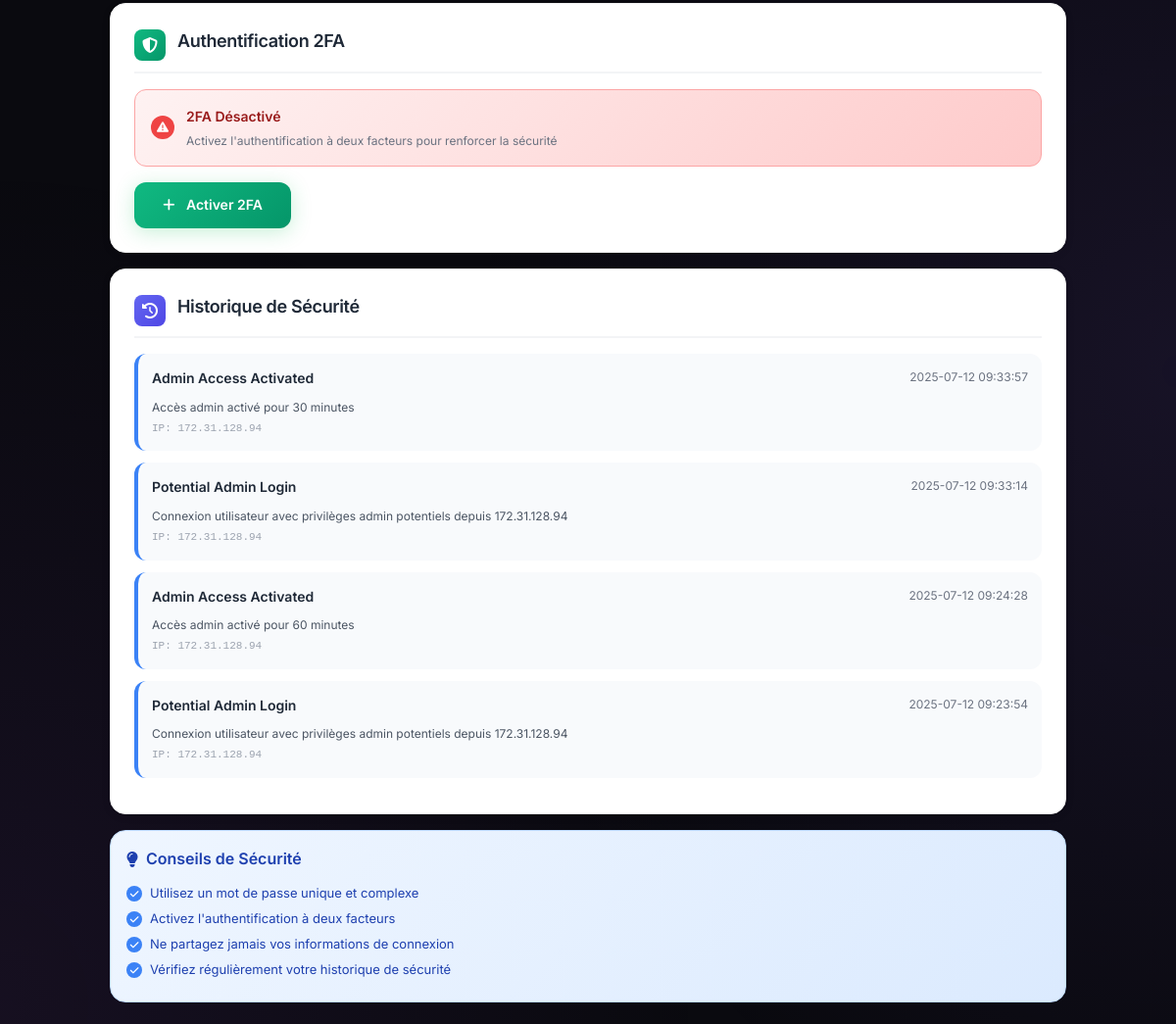
The app's page /security (signed in, middle part), older data.
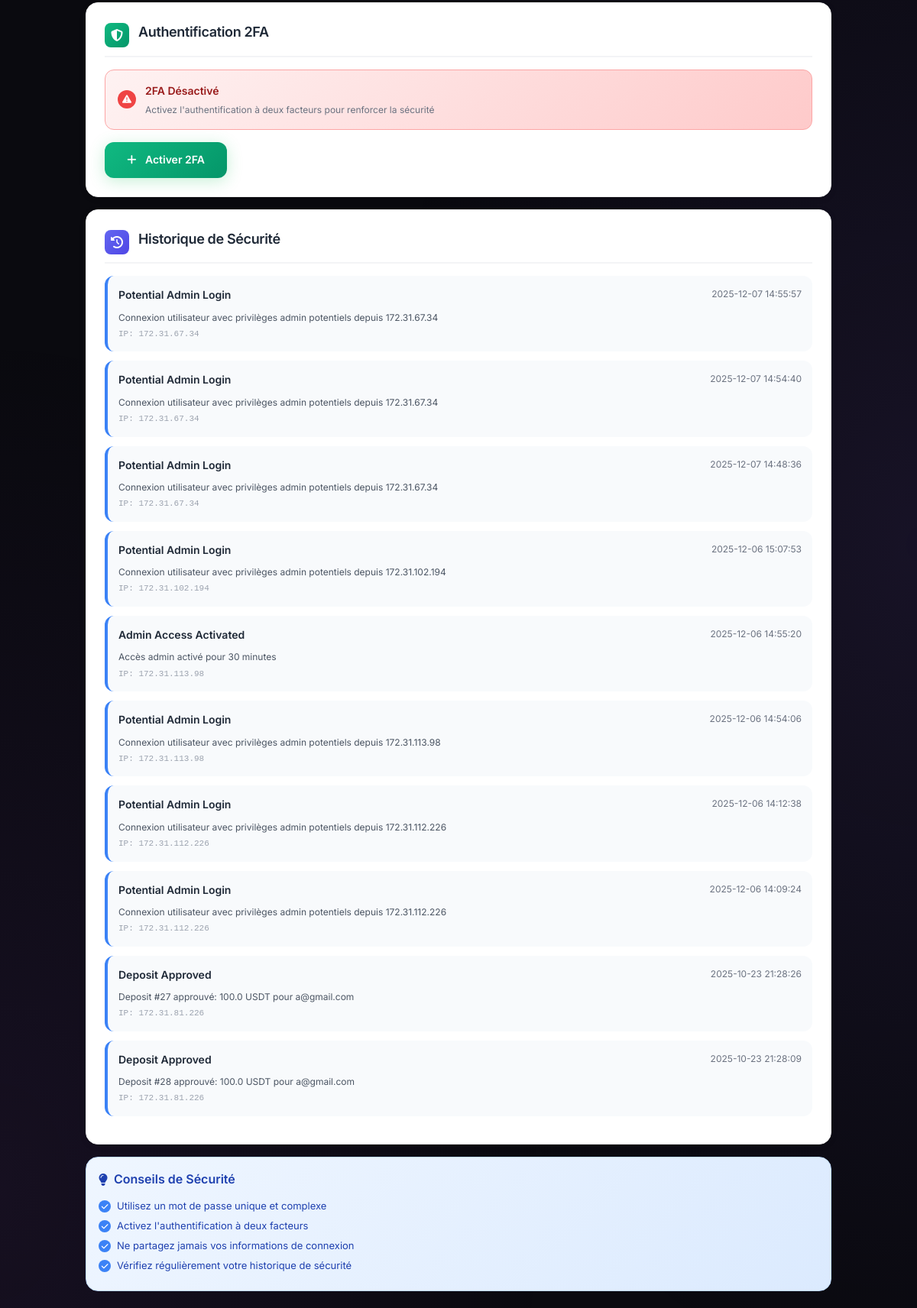
The same page, newer data.
### tables this page shows
CREATE TABLE security_logs (
            id INTEGER PRIMARY KEY AUTOINCREMENT,
            user_id INTEGER NOT NULL,
            action TEXT NOT NULL,
            details TEXT,
            ip_address TEXT,
            user_agent TEXT,
            created_at TIMESTAMP DEFAULT CURRENT_TIMESTAMP,
            FOREIGN KEY (user_id) REFERENCES users (id)
        );

### main.py (the view)
@app.route('/security')
@login_required
def security_settings():
    conn = get_db_connection()
    user = conn.execute('SELECT * FROM users WHERE id = ?', (session['user_id'],)).fetchone()
    try:
        conn.execute('''
            CREATE TABLE IF NOT EXISTS security_logs (
                id INTEGER PRIMARY KEY AUTOINCREMENT,
                user_id INTEGER NOT NULL,
                action TEXT NOT NULL,
                details TEXT,
                ip_address TEXT,
                user_agent TEXT,
                created_at TIMESTAMP DEFAULT CURRENT_TIMESTAMP,
                FOREIGN KEY (user_id) REFERENCES users (id)
            )
        ''')
        conn.commit()
    except Exception as e:
        print(f"Erreur création table security_logs: {e}")
    try:
        security_logs = conn.execute('''
            SELECT * FROM security_logs
            WHERE user_id = ?
            ORDER BY created_at DESC
            LIMIT 10
        ''', (session['user_id'],)).fetchall()
    except Exception as e:
        print(f"Erreur récupération logs: {e}")
        security_logs = []
    conn.close()
    return render_template('security.html', user=user, security_logs=security_logs)

### main.py (called while the page is built, shortened)
def login_required(f):
    @wraps(f)
    def decorated_function(*args, **kwargs):
        if 'user_id' not in session:
            return redirect(url_for('login'))
        return f(*args, **kwargs)
    return decorated_function

def get_db_connection():
    import time
    max_retries = 5
    for attempt in range(max_retries):
        try:
            conn = sqlite3.connect(DATABASE, timeout=60.0)
            conn.row_factory = sqlite3.Row
            conn.execute('PRAGMA journal_mode=WAL;')
            conn.execute('PRAGMA busy_timeout=60000;')  # 60 seconds timeout
            conn.execute('PRAGMA synchronous=NORMAL;')  # Better performance
            conn.execute('PRAGMA cache_size=10000;')     # Larger cache
            conn.execute('PRAGMA temp_store=memory;')    # Use memory for temp
            return conn
        except Exception as e:
            print(f"❌ Unexpected database error: {e}")
            raise e
    return conn

### templates/security.html (shortened to what the changed rows need)
{% extends "base.html" %}
{% block content %}
<div class="security-container">
    <div class="security-card">
        <div class="section-header">
            <h2 class="section-title">Authentification 2FA</h2>
        </div>
    </div>
    <div class="security-card">
        <div class="section-header">
            <h2 class="section-title">Historique de Sécurité</h2>
        </div>
        {% if security_logs %}
        <div>
            {% for log in security_logs %}
            <div class="log-item">
                <div class="log-header">
                    <div class="log-action">{{ log.action.replace('_', ' ').title() }}</div>
                    <div class="log-time">{{ log.created_at[:19].replace('T', ' ') if log.created_at else 'N/A' }}</div>
                </div>
                {% if log.details %}
                <div class="log-details">{{ log.details }}</div>
                {% endif %}
                {% if log.ip_address %}
                <div class="log-ip">IP: {{ log.ip_address }}</div>
                {% endif %}
            </div>
            {% endfor %}
        </div>
        {% else %}
        <div style="text-align: center; padding: 2rem; color: #6b7280;">
            <i class="fas fa-info-circle" style="font-size: 2rem; margin-bottom: 0.5rem; opacity: 0.5;"></i>
            <p>Aucun événement de sécurité enregistré</p>
        </div>
        {% endif %}
    </div>
</div>
{% endblock %}

Row changes from the older to the newer data that the page shows:
no longer on this page (row unchanged): security_logs: action.replace "Admin Access Activated", created_at "2025-07-12 09:33:57", details "Accès admin activé pour 30 minutes", ip_address "172.31.128.94"
no longer on this page (row unchanged): security_logs: action.replace "Potential Admin Login", created_at "2025-07-12 09:33:14", details "Connexion utilisateur avec privilèges admin potentiels depuis 172.31.128.94", ip_address "172.31.128.94"
no longer on this page (row unchanged): security_logs: action.replace "Admin Access Activated", created_at "2025-07-12 09:24:28", details "Accès admin activé pour 60 minutes", ip_address "172.31.128.94"
no longer on this page (row unchanged): security_logs: action.replace "Potential Admin Login", created_at "2025-07-12 09:23:54", details "Connexion utilisateur avec privilèges admin potentiels depuis 172.31.128.94", ip_address "172.31.128.94"
added security_logs: action.replace "Potential Admin Login", created_at "2025-12-07 14:55:57", details "Connexion utilisateur avec privilèges admin potentiels depuis 172.31.67.34", ip_address "172.31.67.34"
added security_logs: action.replace "Potential Admin Login", created_at "2025-12-07 14:54:40", details "Connexion utilisateur avec privilèges admin potentiels depuis 172.31.67.34", ip_address "172.31.67.34"
added security_logs: action.replace "Potential Admin Login", created_at "2025-12-07 14:48:36", details "Connexion utilisateur avec privilèges admin potentiels depuis 172.31.67.34", ip_address "172.31.67.34"
added security_logs: action.replace "Potential Admin Login", created_at "2025-12-06 15:07:53", details "Connexion utilisateur avec privilèges admin potentiels depuis 172.31.102.194", ip_address "172.31.102.194"
added security_logs: action.replace "Admin Access Activated", created_at "2025-12-06 14:55:20", details "Accès admin activé pour 30 minutes", ip_address "172.31.113.98"
added security_logs: action.replace "Potential Admin Login", created_at "2025-12-06 14:54:06", details "Connexion utilisateur avec privilèges admin potentiels depuis 172.31.113.98", ip_address "172.31.113.98"
added security_logs: action.replace "Potential Admin Login", created_at "2025-12-06 14:12:38", details "Connexion utilisateur avec privilèges admin potentiels depuis 172.31.112.226", ip_address "172.31.112.226"
added security_logs: action.replace "Potential Admin Login", created_at "2025-12-06 14:09:24", details "Connexion utilisateur avec privilèges admin potentiels depuis 172.31.112.226", ip_address "172.31.112.226"
added security_logs: action.replace "Deposit Approved", created_at "2025-10-23 21:28:26", details "Deposit #27 approuvé: 100.0 USDT pour a@gmail.com", ip_address "172.31.81.226"
added security_logs: action.replace "Deposit Approved", created_at "2025-10-23 21:28:09", details "Deposit #28 approuvé: 100.0 USDT pour a@gmail.com", ip_address "172.31.81.226"
